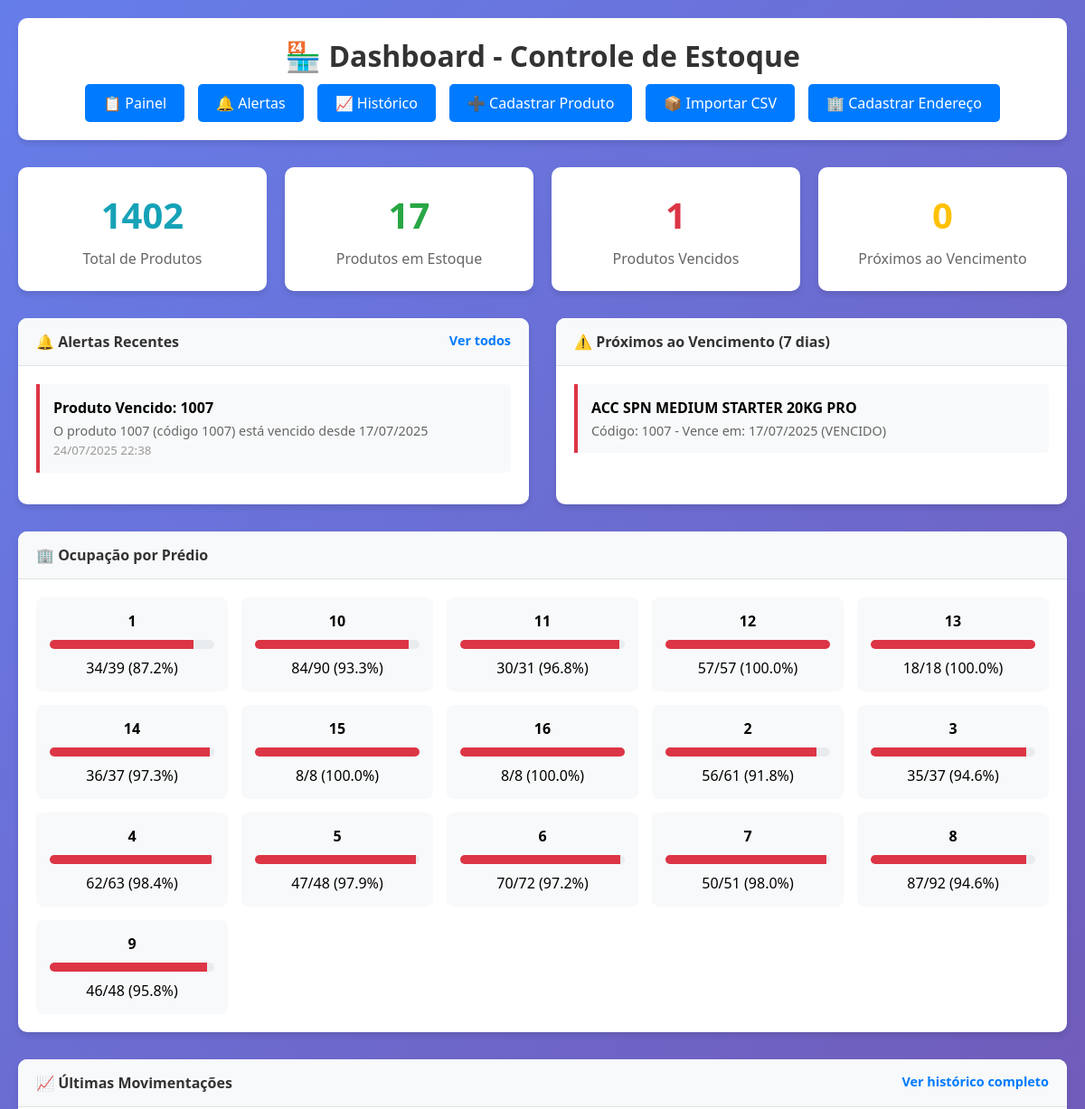
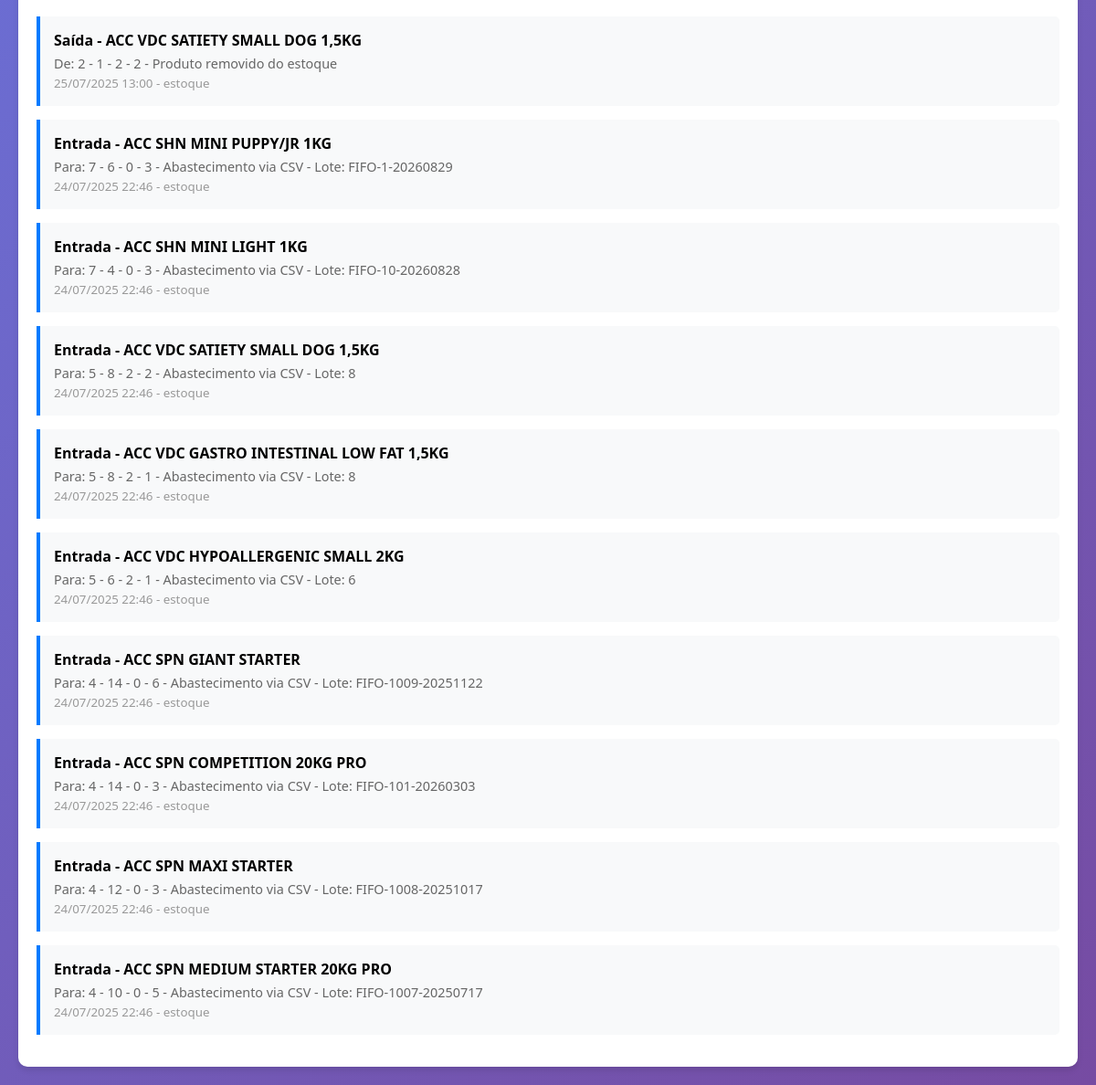
The page /produtos/ (signed in) on the database its author committed (2 pictures, top to bottom).
### produtos/models.py (models this page shows, shortened)
class Alerta(models.Model):
    TIPOS_ALERTA = [
        ('vencimento', 'Produto Próximo ao Vencimento'),
        ('vencido', 'Produto Vencido'),
        ('estoque_baixo', 'Estoque Baixo'),
        ('local_lotado', 'Local de Armazenamento Lotado'),
    ]
    STATUS_CHOICES = [
        ('ativo', 'Ativo'),
        ('lido', 'Lido'),
        ('resolvido', 'Resolvido'),
    ]
    tipo = models.CharField(max_length=20, choices=TIPOS_ALERTA)
    titulo = models.CharField(max_length=200)
    mensagem = models.TextField()
    produto = models.ForeignKey(Produto, on_delete=models.CASCADE, null=True, blank=True)
    local = models.ForeignKey(Armazenamento, on_delete=models.CASCADE, null=True, blank=True)
    status = models.CharField(max_length=10, choices=STATUS_CHOICES, default='ativo')
    data_criacao = models.DateTimeField(auto_now_add=True)
    data_leitura = models.DateTimeField(null=True, blank=True)
    class Meta:
        ordering = ['-data_criacao']

class Produto(models.Model):
    nome = models.CharField(max_length=100, validators=[validar_nome_produto])
    codigo = models.CharField(max_length=50, unique=True)
    peso = models.CharField(max_length=50)
    categoria = models.CharField(max_length=100, blank=True, null=True)
    fornecedor = models.CharField(max_length=100, blank=True, null=True)
    created_at = models.DateTimeField(auto_now_add=True, null=True, blank=True)
    updated_at = models.DateTimeField(auto_now=True, null=True, blank=True)
    def proxima_validade(self):
        lote = self.lotes.order_by('validade').first()
        return lote.validade if lote else None
    @classmethod
    def estatisticas(cls):
        today = date.today()
        hoje_mais_30 = today + timedelta(days=30)
        total_produtos = cls.objects.count()
        produtos_com_estoque = cls.objects.filter(estoque__isnull=False).distinct().count()
        vencidos = 0
        proximos_vencimento = 0
        for produto in cls.objects.all():
            proxima_validade = produto.proxima_validade()
            if proxima_validade:
                if proxima_validade <= today:
                    vencidos += 1
                elif proxima_validade <= hoje_mais_30:
                    proximos_vencimento += 1
        return {
            'total_produtos': total_produtos,
            'produtos_com_estoque': produtos_com_estoque,
            'produtos_vencidos': vencidos,
            'proximos_vencimento': proximos_vencimento,
            'produtos_sem_estoque': total_produtos - produtos_com_estoque,
        }

class Lote(models.Model):
    produto = models.ForeignKey(Produto, on_delete=models.CASCADE, related_name='lotes')
    validade = models.DateField()
    quantidade = models.PositiveIntegerField(default=1)
    data_fabricacao = models.DateField(null=True, blank=True)
    numero_lote = models.CharField(max_length=50, blank=True, null=True)
    created_at = models.DateTimeField(auto_now_add=True, null=True, blank=True)
    class Meta:
        unique_together = ('produto', 'validade', 'numero_lote')
        ordering = ['validade']

class Armazenamento(models.Model):
    CATEGORIA_CHOICES = [
        ('inteiro', 'Palete Fechado (Nível 2)'),
        ('meio', 'Saída (Nível 0)'),
    ]
    categoria_armazenamento = models.CharField(max_length=10, choices=CATEGORIA_CHOICES, default='inteiro')
    rua = models.CharField(max_length=50)
    predio = models.CharField(max_length=50)
    nivel = models.CharField(max_length=10)
    ap = models.CharField(max_length=10)
    livre = models.BooleanField(default=True)
    capacidade_maxima = models.PositiveIntegerField(default=1)
    observacoes = models.TextField(blank=True, null=True)
    class Meta:
        ordering = ['predio', 'rua', 'nivel', 'ap']
    def __str__(self):
        return f"{self.rua} - {self.predio} - {self.nivel} - {self.ap}"

class HistoricoMovimentacao(models.Model):
    TIPOS_OPERACAO = [
        ('entrada', 'Entrada'),
        ('saida', 'Saída'),
        ('transferencia', 'Transferência'),
        ('ajuste', 'Ajuste de Estoque'),
        ('vencimento', 'Remoção por Vencimento'),
    ]
    produto = models.ForeignKey(Produto, on_delete=models.CASCADE)
    local_origem = models.ForeignKey(Armazenamento, on_delete=models.CASCADE, related_name='movimentacoes_origem', null=True, blank=True)
    local_destino = models.ForeignKey(Armazenamento, on_delete=models.CASCADE, related_name='movimentacoes_destino', null=True, blank=True)
    tipo_operacao = models.CharField(max_length=20, choices=TIPOS_OPERACAO)
    quantidade = models.PositiveIntegerField(default=1)
    data_operacao = models.DateTimeField(auto_now_add=True)
    usuario = models.CharField(max_length=100, blank=True, null=True)
    observacoes = models.TextField(blank=True, null=True)
    class Meta:
        ordering = ['-data_operacao']

### produtos/views.py (the view)
# urls.py: path('', views.dashboard, name='dashboard'),
@login_required
def dashboard(request):
    stats = Produto.estatisticas()
    alertas_ativos = Alerta.objects.filter(status='ativo').order_by('-data_criacao')[:5]
    proximos_vencimento = []
    for produto in Produto.objects.all():
        proxima_validade = produto.proxima_validade()
        if proxima_validade and proxima_validade <= date.today() + timedelta(days=7):
            proximos_vencimento.append({
                'produto': produto,
                'validade': proxima_validade,
                'dias': (proxima_validade - date.today()).days
            })
    ocupacao_predios = {}
    for armazenamento in Armazenamento.objects.all():
        predio = armazenamento.predio
        if predio not in ocupacao_predios:
            ocupacao_predios[predio] = {'total': 0, 'ocupados': 0}
        ocupacao_predios[predio]['total'] += 1
        if not armazenamento.livre:
            ocupacao_predios[predio]['ocupados'] += 1
    for predio in ocupacao_predios:
        if ocupacao_predios[predio]['total'] > 0:
            ocupacao_predios[predio]['percentual'] = round(
                (ocupacao_predios[predio]['ocupados'] / ocupacao_predios[predio]['total']) * 100, 1
            )
        else:
            ocupacao_predios[predio]['percentual'] = 0
    ultimas_movimentacoes = HistoricoMovimentacao.objects.select_related('produto').order_by('-data_operacao')[:10]
    context = {
        'stats': stats,
        'alertas_ativos': alertas_ativos,
        'proximos_vencimento': proximos_vencimento,
        'ocupacao_predios': ocupacao_predios,
        'ultimas_movimentacoes': ultimas_movimentacoes,
    }
    return render(request, 'produtos/dashboard.html', context)

### produtos/templates/produtos/dashboard.html (shortened to what this page needs)
<!DOCTYPE html>
<html lang="pt-br">
<head>
</head>
<body>
    <div class="container">
        <div class="header">
            <h1>🏪 Dashboard - Controle de Estoque</h1>
            <div class="nav-links">
                <a href="{% url 'painel' %}">📋 Painel</a>
                <a href="{% url 'alertas' %}">🔔 Alertas</a>
                <a href="{% url 'historico_movimentacoes' %}">📈 Histórico</a>
                <a href="{% url 'cadastrar_produto' %}">➕ Cadastrar Produto</a>
                <a href="{% url 'importar_produtos_csv' %}">📦 Importar CSV</a>
                <a href="{% url 'cadastrar_enderecos' %}">🏢 Cadastrar Endereço</a>
            </div>
        </div>
        <div class="stats-grid">
            <div class="stat-card info">
                <div class="stat-number">{{ stats.total_produtos }}</div>
                <div class="stat-label">Total de Produtos</div>
            </div>
            <div class="stat-card success">
                <div class="stat-number">{{ stats.produtos_com_estoque }}</div>
                <div class="stat-label">Produtos em Estoque</div>
            </div>
            <div class="stat-card danger">
                <div class="stat-number">{{ stats.produtos_vencidos }}</div>
                <div class="stat-label">Produtos Vencidos</div>
            </div>
            <div class="stat-card warning">
                <div class="stat-number">{{ stats.proximos_vencimento }}</div>
                <div class="stat-label">Próximos ao Vencimento</div>
            </div>
        </div>
        <div class="content-grid">
            <div class="card">
                <div class="card-header">
                    🔔 Alertas Recentes
                    <a href="{% url 'alertas' %}" style="float: right; color: #007bff; text-decoration: none; font-size: 0.9rem;">Ver todos</a>
                </div>
                <div class="card-body">
                    {% if alertas_ativos %}
                        {% for alerta in alertas_ativos %}
                        <div class="alert-item {% if alerta.tipo == 'vencido' %}danger{% elif alerta.tipo == 'vencimento' %}warning{% endif %}">
                            <div class="alert-title">{{ alerta.titulo }}</div>
                            <div class="alert-message">{{ alerta.mensagem }}</div>
                            <small style="color: #999;">{{ alerta.data_criacao|date:"d/m/Y H:i" }}</small>
                        </div>
                        {% endfor %}
                    {% else %}
                        <div class="empty-state">
                            ✅ Nenhum alerta ativo no momento
                        </div>
                    {% endif %}
                </div>
            </div>
            <div class="card">
                <div class="card-header">⚠️ Próximos ao Vencimento (7 dias)</div>
                <div class="card-body">
                    {% if proximos_vencimento %}
                        {% for item in proximos_vencimento %}
                        <div class="alert-item {% if item.dias <= 0 %}danger{% else %}warning{% endif %}">
                            <div class="alert-title">{{ item.produto.nome }}</div>
                            <div class="alert-message">
                                Código: {{ item.produto.codigo }}
                                -
                                Vence em: {{ item.validade|date:"d/m/Y" }}
                                {% if item.dias <= 0 %}
                                    (VENCIDO)
                                {% else %}
                                    ({{ item.dias }} dias)
                                {% endif %}
                            </div>
                        </div>
                        {% endfor %}
                    {% else %}
                        <div class="empty-state">
                            ✅ Nenhum produto próximo ao vencimento
                        </div>
                    {% endif %}
                </div>
            </div>
        </div>
        <div class="card" style="margin-bottom: 30px;">
            <div class="card-header">🏢 Ocupação por Prédio</div>
            <div class="card-body">
                {% if ocupacao_predios %}
                    <div class="ocupacao-grid">
                        {% for predio, dados in ocupacao_predios.items %}
                        <div class="ocupacao-item">
                            <strong>{{ predio }}</strong>
                            <div class="ocupacao-bar">
                                <div class="ocupacao-fill {% if dados.percentual <= 50 %}low{% elif dados.percentual <= 80 %}medium{% else %}high{% endif %}"
                                     style="width: {{ dados.percentual }}%"></div>
                            </div>
                            <div>{{ dados.ocupados }}/{{ dados.total }} ({{ dados.percentual }}%)</div>
                        </div>
                        {% endfor %}
                    </div>
                {% else %}
                    <div class="empty-state">
                        📦 Nenhum prédio cadastrado
                    </div>
                {% endif %}
            </div>
        </div>
        <div class="card">
            <div class="card-header">
                📈 Últimas Movimentações
                <a href="{% url 'historico_movimentacoes' %}" style="float: right; color: #007bff; text-decoration: none; font-size: 0.9rem;">Ver histórico completo</a>
            </div>
            <div class="card-body">
                {% if ultimas_movimentacoes %}
                    {% for movimento in ultimas_movimentacoes %}
                    <div class="movimento-item">
                        <div class="alert-title">
                            {{ movimento.get_tipo_operacao_display }} - {{ movimento.produto.nome }}
                        </div>
                        <div class="alert-message">
                            {% if movimento.local_origem %}De: {{ movimento.local_origem }}{% endif %}
                            {% if movimento.local_destino %}Para: {{ movimento.local_destino }}{% endif %}
                            {% if movimento.observacoes %} - {{ movimento.observacoes }}{% endif %}
                        </div>
                        <small style="color: #999;">{{ movimento.data_operacao|date:"d/m/Y H:i" }} - {{ movimento.usuario }}</small>
                    </div>
                    {% endfor %}
                {% else %}
                    <div class="empty-state">
                        📝 Nenhuma movimentação registrada
                    </div>
                {% endif %}
            </div>
        </div>
    </div>
</body>
</html>

### produtos/templates/produtos/dashboard.html (style rules this page uses)
body { font-family: 'Segoe UI', Tahoma, Geneva, Verdana, sans-serif; background: linear-gradient(135deg, #667eea 0%, #764ba2 100%); margin: 0; padding: 20px; min-height: 100vh; }
.container { max-width: 1400px; margin: 0 auto; }
.header { background: white; padding: 20px; border-radius: 10px; box-shadow: 0 4px 6px rgba(0,0,0,0.1); margin-bottom: 30px; text-align: center; }
.header h1 { color: #333; margin: 0 0 10px 0; }
.nav-links { display: flex; gap: 15px; justify-content: center; flex-wrap: wrap; }
.nav-links a { background: #007bff; color: white; text-decoration: none; padding: 10px 20px; border-radius: 5px; transition: background 0.3s; }
.stats-grid { display: grid; grid-template-columns: repeat(auto-fit, minmax(250px, 1fr)); gap: 20px; margin-bottom: 30px; }
.stat-card { background: white; padding: 25px; border-radius: 10px; box-shadow: 0 4px 6px rgba(0,0,0,0.1); text-align: center; transition: transform 0.3s; }
.stat-number { font-size: 2.5rem; font-weight: bold; margin-bottom: 10px; }
.stat-label { color: #666; font-size: 1rem; }
.stat-card.danger .stat-number { color: #dc3545; }
.stat-card.warning .stat-number { color: #ffc107; }
.stat-card.success .stat-number { color: #28a745; }
.stat-card.info .stat-number { color: #17a2b8; }
.content-grid { display: grid; grid-template-columns: 1fr 1fr; gap: 30px; margin-bottom: 30px; }
.card { background: white; border-radius: 10px; box-shadow: 0 4px 6px rgba(0,0,0,0.1); overflow: hidden; }
.card-header { background: #f8f9fa; padding: 15px 20px; border-bottom: 1px solid #dee2e6; font-weight: bold; color: #333; }
.card-body { padding: 20px; }
.alert-item, .movimento-item { padding: 15px; border-left: 4px solid #007bff; margin-bottom: 15px; background: #f8f9fa; border-radius: 0 5px 5px 0; }
.alert-item.danger { border-left-color: #dc3545; }
.alert-title { font-weight: bold; margin-bottom: 5px; }
.alert-message { font-size: 0.9rem; color: #666; }
.ocupacao-grid { display: grid; grid-template-columns: repeat(auto-fit, minmax(200px, 1fr)); gap: 15px; }
.ocupacao-item { text-align: center; padding: 15px; background: #f8f9fa; border-radius: 8px; }
.ocupacao-bar { background: #e9ecef; height: 10px; border-radius: 5px; overflow: hidden; margin: 10px 0; }
.ocupacao-fill { height: 100%; transition: width 0.5s ease; }
.ocupacao-fill.high { background: #dc3545; }

### rows shown on the page
Alerta: titulo "Produto Vencido: 1007", mensagem "O produto 1007 (código 1007) está vencido desde 17/07/2025", data_criacao "24/07/2025 22:38"
Produto: produto.nome "ACC SPN MEDIUM STARTER 20KG PRO", produto.codigo "1007", validade "17/07/2025"
Armazenamento: ocupacao_predios "10"
Armazenamento: ocupacao_predios "11"
Armazenamento: ocupacao_predios "12"
Armazenamento: ocupacao_predios "13"
Armazenamento: ocupacao_predios "14"
Armazenamento: ocupacao_predios "15"
Armazenamento: ocupacao_predios "16"
HistoricoMovimentacao: tipo_operacao "Saída", produto.nome "ACC VDC SATIETY SMALL DOG 1,5KG", local_origem "2 - 1 - 2 - 2", observacoes "Produto removido do estoque", data_operacao "25/07/2025 13:00", usuario "estoque"
HistoricoMovimentacao: tipo_operacao "Entrada", produto.nome "ACC SHN MINI PUPPY/JR 1KG", local_destino "7 - 6 - 0 - 3", observacoes "Abastecimento via CSV - Lote: FIFO-1-20260829", data_operacao "24/07/2025 22:46", usuario "estoque"
HistoricoMovimentacao: tipo_operacao "Entrada", produto.nome "ACC SHN MINI LIGHT 1KG", local_destino "7 - 4 - 0 - 3", observacoes "Abastecimento via CSV - Lote: FIFO-10-20260828", data_operacao "24/07/2025 22:46", usuario "estoque"
HistoricoMovimentacao: tipo_operacao "Entrada", produto.nome "ACC VDC SATIETY SMALL DOG 1,5KG", local_destino "5 - 8 - 2 - 2", observacoes "Abastecimento via CSV - Lote: 8", data_operacao "24/07/2025 22:46", usuario "estoque"
HistoricoMovimentacao: tipo_operacao "Entrada", produto.nome "ACC VDC GASTRO INTESTINAL LOW FAT 1,5KG", local_destino "5 - 8 - 2 - 1", observacoes "Abastecimento via CSV - Lote: 8", data_operacao "24/07/2025 22:46", usuario "estoque"
HistoricoMovimentacao: tipo_operacao "Entrada", produto.nome "ACC VDC HYPOALLERGENIC SMALL 2KG", local_destino "5 - 6 - 2 - 1", observacoes "Abastecimento via CSV - Lote: 6", data_operacao "24/07/2025 22:46", usuario "estoque"
HistoricoMovimentacao: tipo_operacao "Entrada", produto.nome "ACC SPN GIANT STARTER", local_destino "4 - 14 - 0 - 6", observacoes "Abastecimento via CSV - Lote: FIFO-1009-20251122", data_operacao "24/07/2025 22:46", usuario "estoque"
HistoricoMovimentacao: tipo_operacao "Entrada", produto.nome "ACC SPN COMPETITION 20KG PRO", local_destino "4 - 14 - 0 - 3", observacoes "Abastecimento via CSV - Lote: FIFO-101-20260303", data_operacao "24/07/2025 22:46", usuario "estoque"
HistoricoMovimentacao: tipo_operacao "Entrada", produto.nome "ACC SPN MAXI STARTER", local_destino "4 - 12 - 0 - 3", observacoes "Abastecimento via CSV - Lote: FIFO-1008-20251017", data_operacao "24/07/2025 22:46", usuario "estoque"
HistoricoMovimentacao: tipo_operacao "Entrada", produto.nome "ACC SPN MEDIUM STARTER 20KG PRO", local_destino "4 - 10 - 0 - 5", observacoes "Abastecimento via CSV - Lote: FIFO-1007-20250717", data_operacao "24/07/2025 22:46", usuario "estoque"

### other values the page prints
{{ stats.total_produtos }} "1402"
{{ stats.produtos_com_estoque }} "17"
{{ stats.produtos_vencidos }} "1"
{{ stats.proximos_vencimento }} "0"
{{ predio }} "1" "2" "3" "4" "5" "6" "7" "8" "9"
{{ dados.ocupados }} "34" "84" "30" "57" "18" "36" "8" "8" "56" "35" "62" "47" "70" "50" "87" "46"
{{ dados.total }} "39" "90" "31" "57" "18" "37" "8" "8" "61" "37" "63" "48" "72" "51" "92" "48"
{{ dados.percentual }} "87.2" "93.3" "96.8" "100.0" "100.0" "97.3" "100.0" "100.0" "91.8" "94.6" "98.4" "97.9" "97.2" "98.0" "94.6" "95.8"
